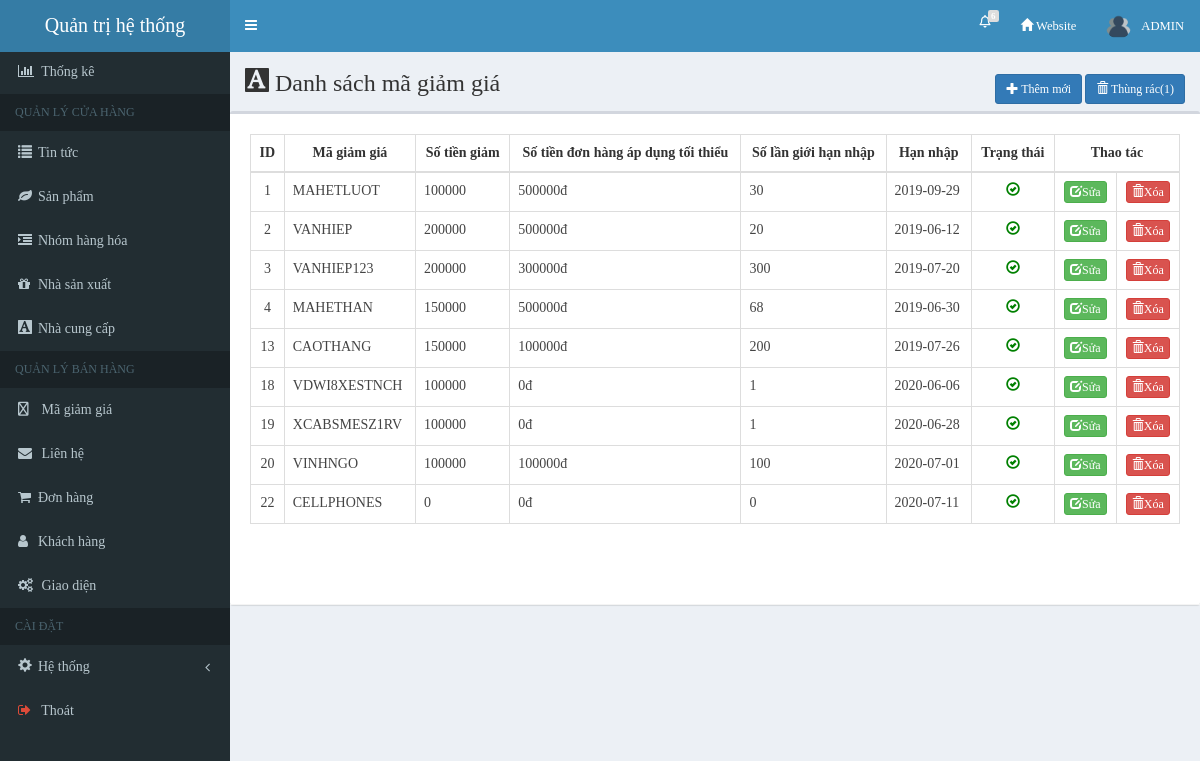
/shopbanhangcongnghe/admincp/index.php?quanly=giamgia&ac=lietke (signed in), run on the app's committed database.
### tables this page shows
CREATE TABLE `khuyenmai` (
  `id` int(11) NOT NULL COMMENT 'ID',
  `code` varchar(255) NOT NULL COMMENT 'Mã giảm giá',
  `discount` int(11) NOT NULL COMMENT 'Số tiền',
  `limit_number` int(11) NOT NULL COMMENT 'giới hạn lượt mua',
  `number_used` int(11) NOT NULL COMMENT 'Số lượng đã nhập',
  `expiration_date` date NOT NULL COMMENT 'Ngày hết hạn',
  `payment_limit` int(11) NOT NULL COMMENT 'giới hạn đơn hàng tối thiểu',
  `description` varchar(255) NOT NULL COMMENT 'Mô tả',
  `created` date NOT NULL,
  `orders` int(11) NOT NULL,
  `trash` int(1) NOT NULL,
  `status` int(1) NOT NULL
);

### shopbanhangcongnghe/admincp/modules/giamgia/lietke.php (the view, shortened to what this page needs)
<div class="content-wrapper" style="min-height: 891px;">
    <section class="content-header">
        <h1><i class="glyphicon glyphicon-text-background"></i> Danh sách mã giảm giá</h1>
        <div class="breadcrumb">
            <a class="btn btn-primary btn-sm" href="index.php?quanly=giamgia&ac=them" role="button"> <span class="glyphicon glyphicon-plus"></span> Thêm mới </a>
            <a class="btn btn-primary btn-sm" href="http://localhost/DO-AN-TN-2019/admin/coupon/recyclebin" role="button"> <span class="glyphicon glyphicon-trash"></span> Thùng rác(1) </a>
        </div>
    </section>
    <section class="content">
        <div class="row">
            <div class="col-md-12">
                <div class="box" id="view">
                    <div class="box-header with-border">
                        <div class="box-body">
                            <div class="row" style="padding: 0px; margin: 0px;">
                                <div class="table-responsive">
                                    <table class="table table-hover table-bordered">
                                        <thead>
                                            <tr>
                                                <th class="text-center">ID</th>
                                                <th class="text-center">Mã giảm giá</th>
                                                <th class="text-center">Số tiền giảm</th>
                                                <th class="text-center" "="">Số tiền đơn hàng áp dụng tối thiểu</th>
    											<th class="text-center" "="">Số lần giới hạn nhập</th>
    											<th class="text-center" "="">Hạn nhập</th>
    											<th class="text-center" "="">Trạng thái</th>
                                                <th class="text-center" colspan="2">Thao tác</th>
                                            </tr>
                                        </thead>
                                        <tbody>
                                            <?php
                                            $conn=mysqli_connect($tenmaychu,$tentaikhoan,$pass,$csdl);
                                            $sql=mysqli_query($conn,"select * from khuyenmai order by id asc");
                                            if($sql){
                                                while($dong=mysqli_fetch_array($sql)){
                                            ?>
                                            <tr>
                                                <td class="text-center"><?php echo $dong['id'] ?></td>
                                                <td><?php echo $dong['code'] ?></td>
                                                <td><?php echo $dong['discount'] ?></td>
                                                <td><?php echo $dong['payment_limit'].'đ' ?></td>
                                                <td><?php echo $dong['limit_number'] ?></td>
                                                <td><?php echo $dong['expiration_date'] ?></td>
                                                <td class="text-center">
                                                <?php
                                                    if($dong['status']==1){
                                                        echo '<a href="http://localhost/DO-AN-TN-2019/admin/coupon/status/13">
                                                        <span class="glyphicon glyphicon-ok-circle mauxanh18"></span>
                                                    </a>';
                                                    }else{
                                                        echo'<a href="http://localhost/DO-AN-TN-2019/admin/coupon/status/13">
                                                        <span class="glyphicon glyphicon-remove-circle maudo"></span>
                                                    </a>';
                                                    }
                                                ?>
                                                </td>
                                                <td class="text-center">
                                                    <a class="btn btn-success btn-xs" href="index.php?quanly=giamgia&ac=sua&id=<?php echo $dong['id'] ?>" role="button"> <span class="glyphicon glyphicon-edit"></span>Sửa </a>
                                                </td>
                                                <td class="text-center">
                                                    <a class="btn btn-danger btn-xs" href="modules/giamgia/xuly.php?id=<?php echo $dong['id'] ?>" onclick="return confirm('Xác nhận Xóa Mã giảm giá này ?')" role="button">
                                                        <span class="glyphicon glyphicon-trash"></span>Xóa
                                                    </a>
                                                </td>
                                            </tr>
                                            <?php
                                                    }
                                                }
                                            ?>
                                        </tbody>
                                    </table>
                                </div>
                                <div class="row">
                                    <div class="col-md-12 text-center">
                                    </div>
                                </div>
                            </div>
                        </div>
                    </div>
                </div>
            </div>
        </div>
    </section>
</div>

### shopbanhangcongnghe/admincp/css/style.css (style rules this page uses)
@media (min-width: 768px) { .container-fluid,.col-lg-1, .col-lg-10, .col-lg-11, .col-lg-12, .col-lg-2, .col-lg-3, .col-lg-4, .col-lg-5, .col-lg-6, .col-lg-7, .col-lg-8, .col-lg-9, .col-md-1, .col-md-10, .col-md-11, .col-md-12, .col-md-2, .col-md-3, .col-md-4, .col-md-5, .col-md-6, .col-md-7, .col-md-8, .col-md-9, .col-sm-1, .col-sm-10, .col-sm-11, .col-sm-12, .col-sm-2, .col-sm-3, .col-sm-4, .col-sm-5, .col-sm-6, .col-sm-7, .col-sm-8, .col-sm-9, .col-xs-1, .col-xs-10, .col-xs-11, .col-xs-12, .col-xs-2, .col-xs-3, .col-xs-4, .col-xs-5, .col-xs-6, .col-xs-7, .col-xs-8, .col-xs-9 { position: relative; min-height: 1px; padding-right: 0px !important; padding-left: 0px !important; } }
* { font-family: Roboto, sans-serif; margin: 0; padding: 0; }
a { color: #000; text-decoration: none; }
* { font-family:tahoma; }

### shopbanhangcongnghe/admincp/index.php (style rules this page uses)
.content-header h1, th, label { color: #333; }
.mauxanh18 { color: green; }

### data on the page
khuyenmai: id "1", code "MAHETLUOT", discount "100000", payment_limit "500000", limit_number "30", expiration_date "2019-09-29", status 1 (drawn)
khuyenmai: id "2", code "VANHIEP", discount "200000", payment_limit "500000", limit_number "20", expiration_date "2019-06-12", status 1 (drawn)
khuyenmai: id "3", code "VANHIEP123", discount "200000", payment_limit "300000", limit_number "300", expiration_date "2019-07-20", status 1 (drawn)
khuyenmai: id "4", code "MAHETHAN", discount "150000", payment_limit "500000", limit_number "68", expiration_date "2019-06-30", status 1 (drawn)
khuyenmai: id "13", code "CAOTHANG", discount "150000", payment_limit "100000", limit_number "200", expiration_date "2019-07-26", status 1 (drawn)
khuyenmai: id "18", code "VDWI8XESTNCH", discount "100000", payment_limit "0", limit_number "1", expiration_date "2020-06-06", status 1 (drawn)
khuyenmai: id "19", code "XCABSMESZ1RV", discount "100000", payment_limit "0", limit_number "1", expiration_date "2020-06-28", status 1 (drawn)
khuyenmai: id "20", code "VINHNGO", discount "100000", payment_limit "100000", limit_number "100", expiration_date "2020-07-01", status 1 (drawn)
khuyenmai: id "22", code "CELLPHONES", discount "0", payment_limit "0", limit_number "0", expiration_date "2020-07-11", status 1 (drawn)

### other printed values
$count1+$count2 "6"
